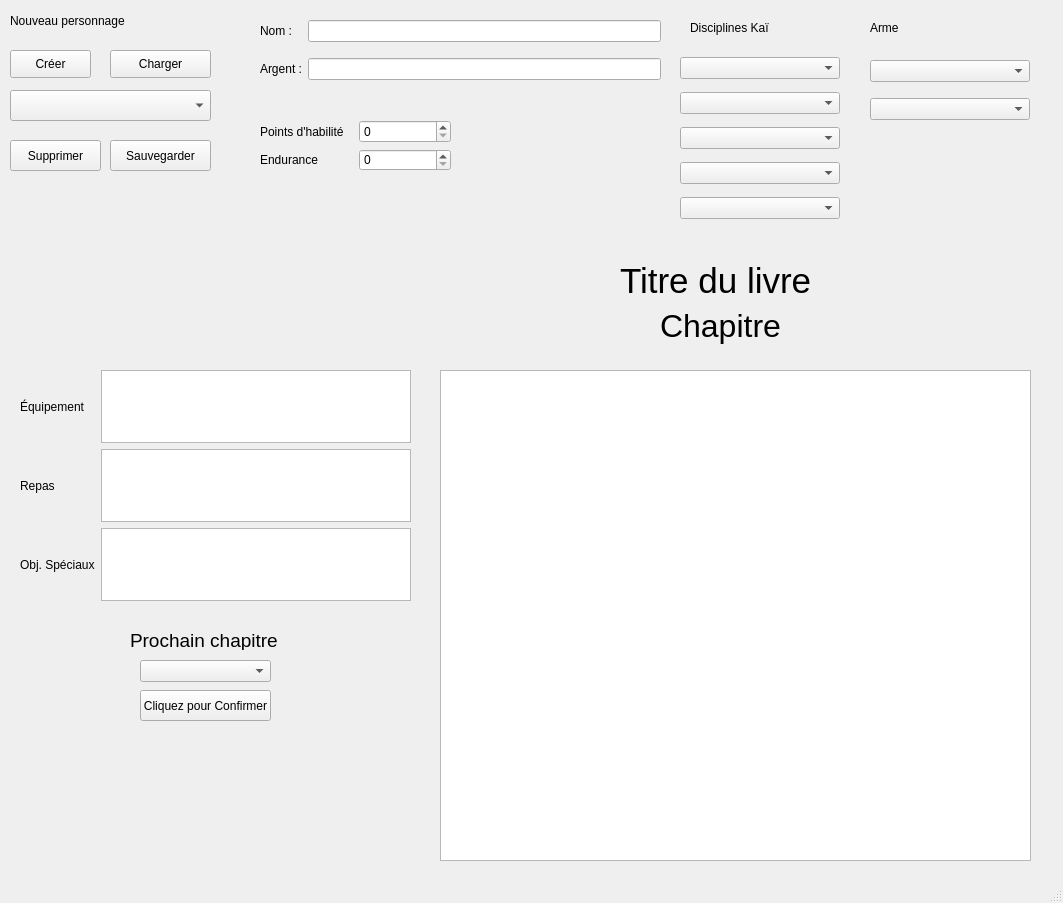
<?xml version="1.0" encoding="UTF-8"?>
<ui version="4.0">
 <class>MainWindow</class>
 <widget class="QMainWindow" name="MainWindow">
  <property name="geometry">
   <rect>
    <x>0</x>
    <y>0</y>
    <width>1063</width>
    <height>903</height>
   </rect>
  </property>
  <property name="windowTitle">
   <string>MainWindow</string>
  </property>
  <widget class="QWidget" name="centralwidget">
   <widget class="QPushButton" name="pushButton_creer">
    <property name="geometry">
     <rect>
      <x>10</x>
      <y>50</y>
      <width>81</width>
      <height>28</height>
     </rect>
    </property>
    <property name="text">
     <string>Créer</string>
    </property>
   </widget>
   <widget class="QLabel" name="label_2">
    <property name="geometry">
     <rect>
      <x>10</x>
      <y>0</y>
      <width>221</width>
      <height>41</height>
     </rect>
    </property>
    <property name="styleSheet">
     <string notr="true">font: 75 14pt &quot;MS Shell Dlg 2&quot;;</string>
    </property>
    <property name="text">
     <string>Nouveau personnage</string>
    </property>
   </widget>
   <widget class="QLabel" name="label_5">
    <property name="geometry">
     <rect>
      <x>690</x>
      <y>20</y>
      <width>101</width>
      <height>16</height>
     </rect>
    </property>
    <property name="text">
     <string>Disciplines Kaï</string>
    </property>
   </widget>
   <widget class="QLabel" name="label_chapitre">
    <property name="geometry">
     <rect>
      <x>660</x>
      <y>290</y>
      <width>221</width>
      <height>71</height>
     </rect>
    </property>
    <property name="font">
     <font>
      <family>MS Shell Dlg 2</family>
      <pointsize>24</pointsize>
      <weight>9</weight>
      <italic>false</italic>
      <bold>false</bold>
     </font>
    </property>
    <property name="styleSheet">
     <string notr="true">font: 75 24pt &quot;MS Shell Dlg 2&quot;;</string>
    </property>
    <property name="text">
     <string>Chapitre</string>
    </property>
   </widget>
   <widget class="QComboBox" name="comboBox_destination">
    <property name="geometry">
     <rect>
      <x>140</x>
      <y>660</y>
      <width>131</width>
      <height>22</height>
     </rect>
    </property>
   </widget>
   <widget class="QWidget" name="gridLayoutWidget">
    <property name="geometry">
     <rect>
      <x>680</x>
      <y>50</y>
      <width>160</width>
      <height>181</height>
     </rect>
    </property>
    <layout class="QGridLayout" name="gridLayout_2">
     <item row="4" column="0">
      <widget class="QComboBox" name="comboBox_discipline_4"/>
     </item>
     <item row="2" column="0">
      <widget class="QComboBox" name="comboBox_discipline_3"/>
     </item>
     <item row="1" column="0">
      <widget class="QComboBox" name="comboBox_discipline_2"/>
     </item>
     <item row="5" column="0">
      <widget class="QComboBox" name="comboBox_discipline_5"/>
     </item>
     <item row="0" column="0">
      <widget class="QComboBox" name="comboBox_discipline_1"/>
     </item>
    </layout>
   </widget>
   <widget class="QWidget" name="gridLayoutWidget_2">
    <property name="geometry">
     <rect>
      <x>20</x>
      <y>370</y>
      <width>391</width>
      <height>231</height>
     </rect>
    </property>
    <layout class="QGridLayout" name="gridLayout_3">
     <item row="1" column="0">
      <widget class="QLabel" name="label_9">
       <property name="text">
        <string>Repas</string>
       </property>
      </widget>
     </item>
     <item row="1" column="1">
      <widget class="QTextEdit" name="textEdit_repas"/>
     </item>
     <item row="0" column="1">
      <widget class="QTextEdit" name="textEdit_equipement"/>
     </item>
     <item row="0" column="0">
      <widget class="QLabel" name="label_10">
       <property name="text">
        <string>Équipement</string>
       </property>
      </widget>
     </item>
     <item row="2" column="1">
      <widget class="QTextEdit" name="textEdit_speciaux"/>
     </item>
     <item row="2" column="0">
      <widget class="QLabel" name="label_11">
       <property name="text">
        <string>Obj. Spéciaux</string>
       </property>
      </widget>
     </item>
    </layout>
   </widget>
   <widget class="QWidget" name="gridLayoutWidget_3">
    <property name="geometry">
     <rect>
      <x>260</x>
      <y>10</y>
      <width>401</width>
      <height>80</height>
     </rect>
    </property>
    <layout class="QGridLayout" name="gridLayout_4">
     <item row="1" column="0">
      <widget class="QLabel" name="label_8">
       <property name="text">
        <string>Argent :</string>
       </property>
      </widget>
     </item>
     <item row="1" column="1">
      <widget class="QLineEdit" name="lineEdit_argent"/>
     </item>
     <item row="0" column="0">
      <widget class="QLabel" name="label">
       <property name="text">
        <string>Nom :</string>
       </property>
      </widget>
     </item>
     <item row="0" column="1">
      <widget class="QLineEdit" name="lineEdit_nom"/>
     </item>
    </layout>
   </widget>
   <widget class="QPushButton" name="pushButton_sauvegarder">
    <property name="geometry">
     <rect>
      <x>110</x>
      <y>140</y>
      <width>101</width>
      <height>31</height>
     </rect>
    </property>
    <property name="text">
     <string>Sauvegarder</string>
    </property>
   </widget>
   <widget class="QLabel" name="label_6">
    <property name="geometry">
     <rect>
      <x>870</x>
      <y>20</y>
      <width>55</width>
      <height>16</height>
     </rect>
    </property>
    <property name="text">
     <string>Arme</string>
    </property>
   </widget>
   <widget class="QWidget" name="gridLayoutWidget_4">
    <property name="geometry">
     <rect>
      <x>870</x>
      <y>50</y>
      <width>160</width>
      <height>80</height>
     </rect>
    </property>
    <layout class="QGridLayout" name="gridLayout_5">
     <item row="0" column="0">
      <widget class="QComboBox" name="comboBox_arme_1"/>
     </item>
     <item row="1" column="0">
      <widget class="QComboBox" name="comboBox_arme_2"/>
     </item>
    </layout>
   </widget>
   <widget class="QPlainTextEdit" name="plainTextEdit_chapitre">
    <property name="geometry">
     <rect>
      <x>440</x>
      <y>370</y>
      <width>591</width>
      <height>491</height>
     </rect>
    </property>
   </widget>
   <widget class="QComboBox" name="comboBox_charger">
    <property name="geometry">
     <rect>
      <x>10</x>
      <y>90</y>
      <width>201</width>
      <height>31</height>
     </rect>
    </property>
   </widget>
   <widget class="QPushButton" name="pushButton_charger">
    <property name="geometry">
     <rect>
      <x>110</x>
      <y>50</y>
      <width>101</width>
      <height>28</height>
     </rect>
    </property>
    <property name="text">
     <string>Charger</string>
    </property>
   </widget>
   <widget class="QPushButton" name="pushButton_chapitre">
    <property name="geometry">
     <rect>
      <x>140</x>
      <y>690</y>
      <width>131</width>
      <height>31</height>
     </rect>
    </property>
    <property name="text">
     <string>Cliquez pour Confirmer</string>
    </property>
   </widget>
   <widget class="QPushButton" name="pushButton_supprimer">
    <property name="geometry">
     <rect>
      <x>10</x>
      <y>140</y>
      <width>91</width>
      <height>31</height>
     </rect>
    </property>
    <property name="text">
     <string>Supprimer</string>
    </property>
   </widget>
   <widget class="QWidget" name="gridLayoutWidget_5">
    <property name="geometry">
     <rect>
      <x>260</x>
      <y>120</y>
      <width>191</width>
      <height>51</height>
     </rect>
    </property>
    <layout class="QGridLayout" name="gridLayout">
     <item row="0" column="0">
      <widget class="QLabel" name="label_3">
       <property name="text">
        <string>Points d'habilité</string>
       </property>
      </widget>
     </item>
     <item row="0" column="1">
      <widget class="QSpinBox" name="spinBox_habilite"/>
     </item>
     <item row="1" column="1">
      <widget class="QSpinBox" name="spinBox_endurance"/>
     </item>
     <item row="1" column="0">
      <widget class="QLabel" name="label_4">
       <property name="text">
        <string>Endurance</string>
       </property>
      </widget>
     </item>
    </layout>
   </widget>
   <widget class="QLabel" name="label_7">
    <property name="geometry">
     <rect>
      <x>130</x>
      <y>630</y>
      <width>181</width>
      <height>20</height>
     </rect>
    </property>
    <property name="font">
     <font>
      <pointsize>14</pointsize>
     </font>
    </property>
    <property name="text">
     <string>Prochain chapitre</string>
    </property>
   </widget>
   <widget class="QLabel" name="label_12">
    <property name="geometry">
     <rect>
      <x>620</x>
      <y>260</y>
      <width>201</width>
      <height>41</height>
     </rect>
    </property>
    <property name="font">
     <font>
      <family>MS Shell Dlg 2</family>
      <pointsize>26</pointsize>
      <underline>false</underline>
     </font>
    </property>
    <property name="text">
     <string>Titre du livre</string>
    </property>
   </widget>
  </widget>
  <widget class="QMenuBar" name="menubar">
   <property name="geometry">
    <rect>
     <x>0</x>
     <y>0</y>
     <width>1063</width>
     <height>21</height>
    </rect>
   </property>
  </widget>
  <widget class="QStatusBar" name="statusbar"/>
 </widget>
 <resources/>
 <connections/>
</ui>
